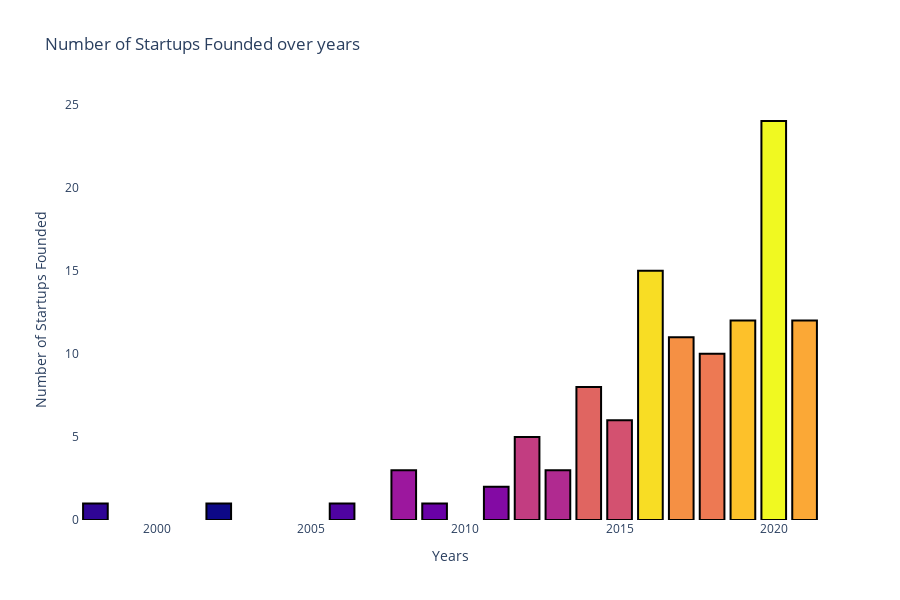

The cell this chart's notebook holds for it:
### Markdown cell above
# **Startups over the years**

### Code cell
# Value counts of the years, the start-ups were founded
founded = startup_India['Founded'].value_counts(ascending=True)
#print(founded.values.size)
#print(founded.index)

colr=np.arange(0,founded.values.size)
fig=go.Figure(data=[go.Bar(y=founded.values,x=founded.index, marker={'color':colr})], layout=go.Layout(title='Number of Startups Founded over years',
          xaxis=dict(title='Years'),
          yaxis = dict(title='Number of Startups Founded')))
fig.data[0].marker.line.width = 2
fig.data[0].marker.line.color = "black" 
fig.update_layout(height=600,autosize=True ,plot_bgcolor='rgb(275, 275, 275)')

### Figure 1 — Plotly figure (JSON) as saved in the notebook; plotly's stock layout.template omitted (floating-point values rounded to 4 significant figures)
{"data": [{"marker": {"color": [0, 1, 2, 3, 4, 5, 6, 7, 8, 9, 10, 11, 12, 13, 14, 15], "line": {"color": "black", "width": 2}}, "type": "bar", "x": [2002, 1998, 2006, 2009, 2011, 2008, 2013, 2012, 2015, 2014, 2018, 2017, 2021, 2019, 2016, 2020], "y": [1, 1, 1, 1, 2, 3, 3, 5, 6, 8, 10, 11, 12, 12, 15, 24]}], "layout": {"autosize": true, "height": 600, "plot_bgcolor": "rgb(275, 275, 275)", "title": {"text": "Number of Startups Founded over years"}, "xaxis": {"title": {"text": "Years"}}, "yaxis": {"title": {"text": "Number of Startups Founded"}}}}
